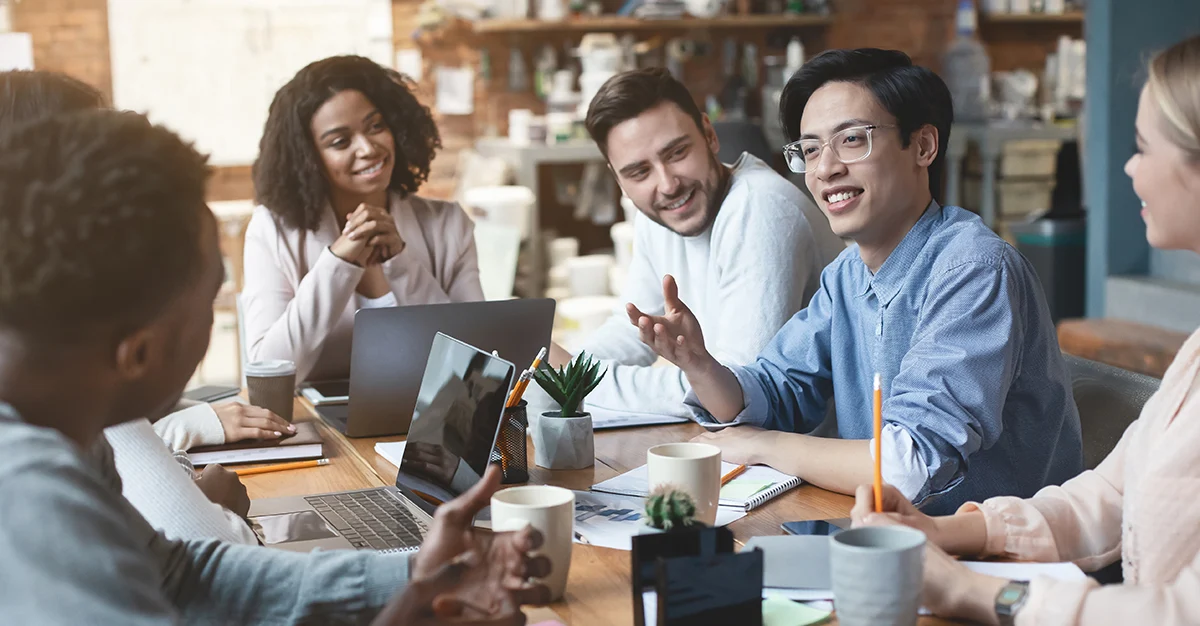
#> input picture image.png, 1200 x 626 px
$ jupyter execute cartoonization_algorithm.ipynb
#> lines starting #> are read from the running program, lines starting #| are printed output that depends on the picture; after the words box and inside, x2 and y2 are one past the last pixel; in counts of white or black regions, pixels touching at a corner belong together
#> further down, image is the input picture: shape (626, 1200, 3); mean B, G, R 125.9, 129.4, 135.5
[cell 1]
import cv2
import numpy as np
import matplotlib.pyplot as plt

[cell 2]
def cartoonize_image(image):
    # Convert to grayscale
    gray = cv2.cvtColor(image, cv2.COLOR_BGR2GRAY)
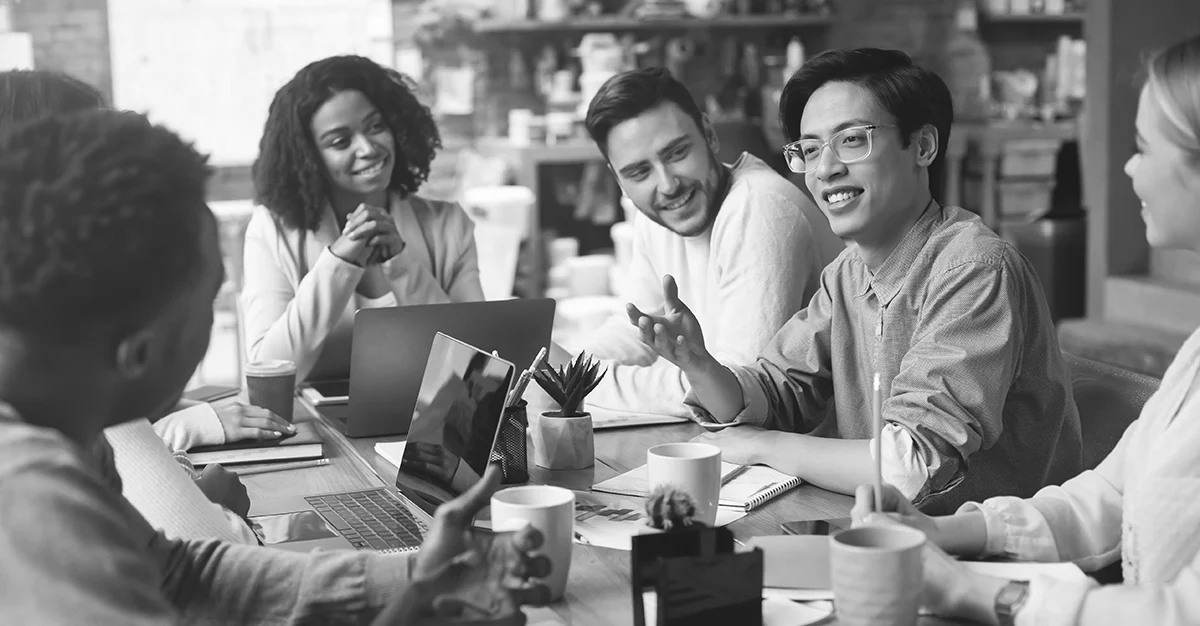
#> gray: shape (626, 1200); min 1, max 255, mean 130.8

    # Apply median blur to reduce noise
    gray = cv2.medianBlur(gray, 5)

    # Detect edges using adaptive thresholding
    edges = cv2.adaptiveThreshold(gray, 255,
                                   cv2.ADAPTIVE_THRESH_MEAN_C,
                                   cv2.THRESH_BINARY, 9, 9)
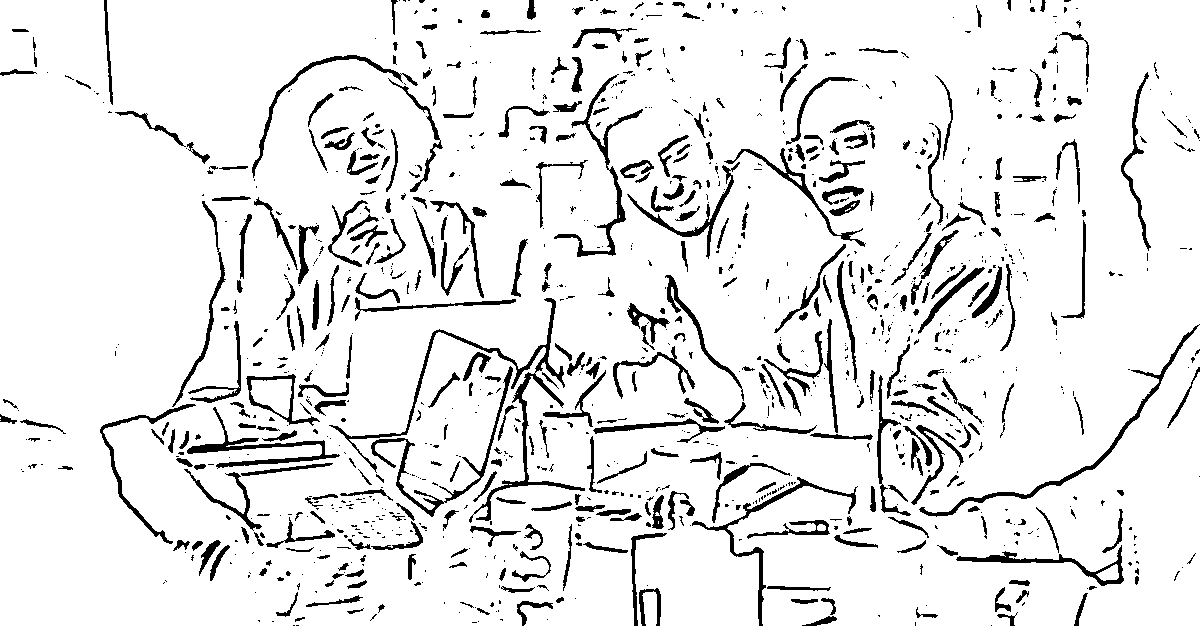
#> edges: shape (626, 1200); 91% white; 1118 black regions (706 under 20 px), largest, box (x1, y1, x2, y2) and area: (329, 298, 585, 523) 2964, (919, 324, 1200, 517) 1563, (554, 74, 643, 257) 1465

    # Apply bilateral filter to smooth the image while preserving edges
    color = cv2.bilateralFilter(image, 9, 300, 300)

    # Combine edges and color image
    cartoon = cv2.bitwise_and(color, color, mask=edges)
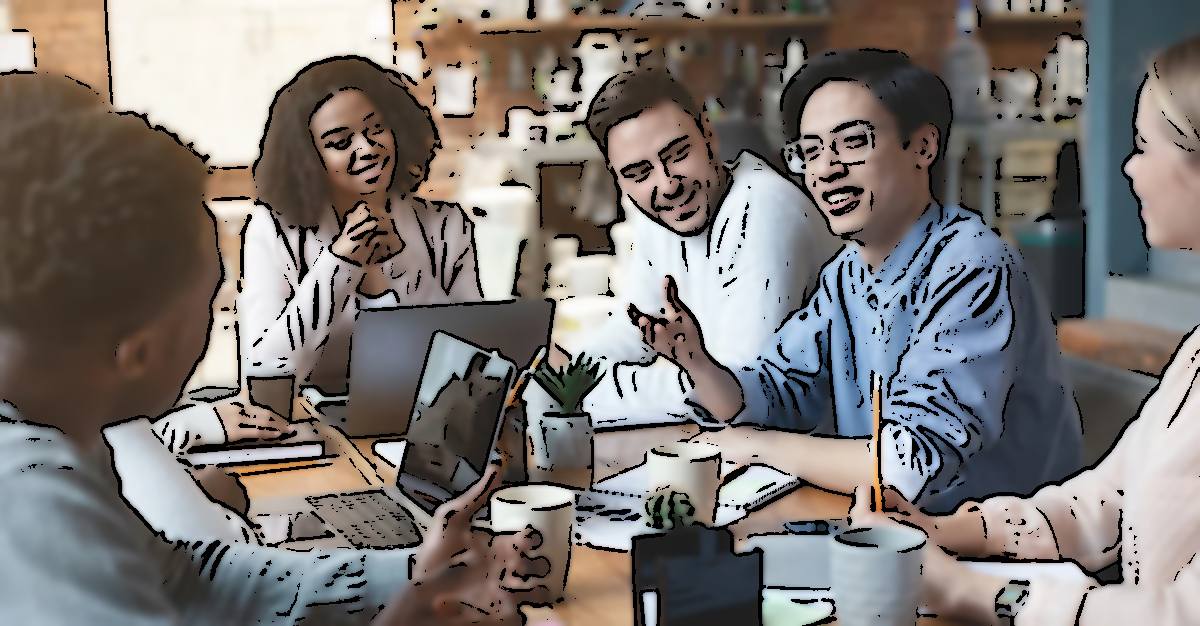
#> cartoon: shape (626, 1200, 3); mean B, G, R 116.6, 119.9, 125.3

    return cartoon

[cell 3]
# Load an image
image_path = 'image.png'  # Replace with your image path
image = cv2.imread(image_path)

# Display the original image
plt.figure(figsize=(10, 5))
plt.imshow(cv2.cvtColor(image, cv2.COLOR_BGR2RGB))
plt.title("Original Image")
plt.axis('off')
plt.show()

[cell 4]
# Apply cartoonization
cartoon_image = cartoonize_image(image)

# Display the cartoonized image
plt.figure(figsize=(10, 5))
plt.imshow(cv2.cvtColor(cartoon_image, cv2.COLOR_BGR2RGB))
plt.title("Cartoonized Image")
plt.axis('off')
plt.show()
